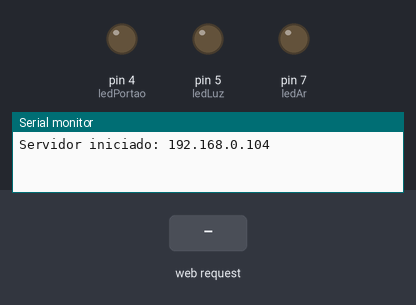
Bench run of a sketch on a simulated Arduino Uno, built with avr-gcc and run on an emulated ATmega328P. On the bench: output pins drawn as LEDs (lit = HIGH), the last lines printed to the serial monitor. The test bench sets the inputs (shaded band).

Above: at 1.2 s.
1.3 s: HTTP request GET /abrePortao received
At 2.4 s:
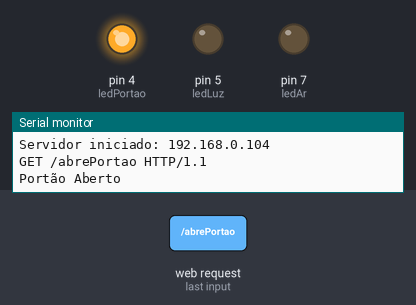
2.8 s: HTTP request GET /ligaLuzes received
At 3.5 s:
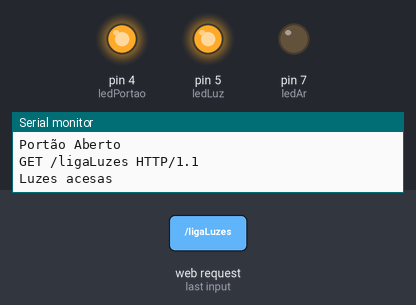
4.3 s: HTTP request GET /fechaPortao received
At 4.7 s:
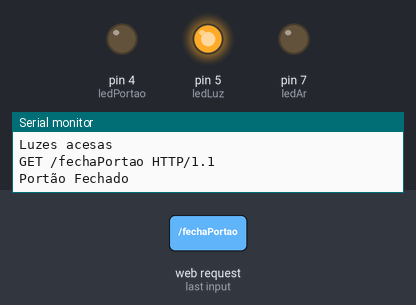
5.8 s: HTTP request GET /ligaAr received
At 7.0 s:
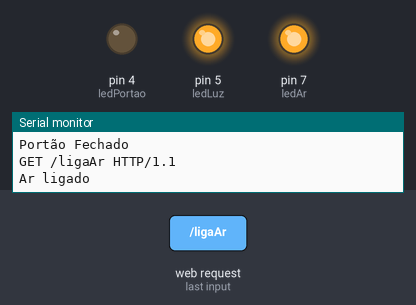
7.3 s: HTTP request GET /desligaLuzes received
At 8.2 s:
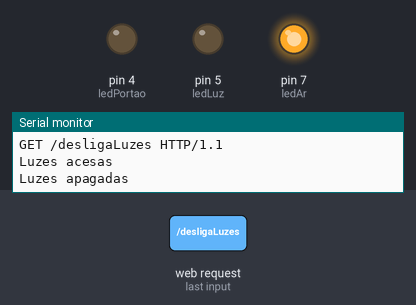
8.8 s: HTTP request GET /abrePortao received
At 9.3 s:
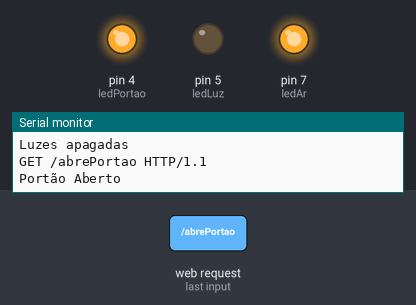
Timing chart, 0 to 11.3 s (numbered marks = the images above; inputs shaded):
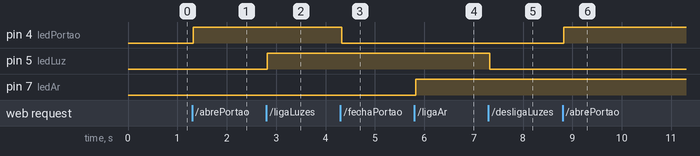

The sketch:

redes2EE.ino
```cpp
//BIBLIOTECAS A SEREM IMPORTADAS PARA UTILIZAÇÃO DO  SHIELD ETHERNET

#include <SPI.h>
#include <Ethernet.h>

int ledPortao = 4;
int ledLuz = 5;
int ledAr = 7;

//REDE ROTEADOR TPLINK
byte mac[] = { 0xDE, 0xAD, 0xBE, 0xEF, 0xFE, 0xED };   //endereço do mac
byte ip[] = { 192, 168, 0, 104};                      // indereço de ip armazenado em um array [ESSE ENDEREÇO É O QUE VAI SER USADO PARA ACESSAR A APLICAÇÃO WEB NO BROWSER]
byte gateway[] = { 192, 168, 0, 1};                   // gatway padrão
byte subrede[] = { 255, 255, 255, 0 };                  //mascara de subrede
EthernetServer server(80);                             //Porta a ser usada

//cria uma string onde vai ser armazenado [no nosso caso, a entrada do cliente, ou seja, os botoes do codigo html]
String readString;

void setup() {
 //Abre a comunicação serial
  Serial.begin(9600);
   while (!Serial) {
    ; // Espera por uma coneção
  }

  // seta o pino 4, 5, 6 como saida de 5v para o led
  pinMode(ledPortao, OUTPUT);
  pinMode(ledLuz, OUTPUT);
  pinMode(ledAr, OUTPUT);

  // Começa a conexão Ethernet / servidor
  Ethernet.begin(mac, ip, gateway, subrede);
  server.begin();
  Serial.print("Servidor iniciado: ");

  // printa o endereço de IP apenas como uma forma de verificação
  Serial.println(Ethernet.localIP());
}


void loop() {

  // Cria uma conexão com o cliente
    EthernetClient cliente = server.available();
  if (cliente) {
    while (cliente.connected()) {
      if (cliente.available()) {
        char c = cliente.read();

        //Lê char por char - HTTP request
        if (readString.length() < 100) {
          //Armazena os character em uma String
          readString += c;
          //Serial.print(c);
         }


         if (c == '\n') {
           Serial.println(readString); //print para debuging

           cliente.println("HTTP/1.1 200 OK");
           cliente.println("Content-Type: text/html");
           cliente.println();

           //INICIO DO CÓDIGO HTML

           cliente.println("<HTML>");
           cliente.println("<HEAD>");
           cliente.println("<meta name='apple-mobile-web-app-capable' content='yes' />");
           cliente.println("<meta name='apple-mobile-web-app-status-bar-style' content='black-translucent' />");
           //cliente.println("<link rel='stylesheet' type='text/css' href='http://randomnerdtutorials.com/ethernetcss.css' />");
           cliente.println("<TITLE>PROJETO REDES 2EE</TITLE>");
           cliente.println("<meta charset=\"utf-8\">");
           cliente.println("</HEAD>");
           cliente.println("<BODY>");
           cliente.println("<H1>PROJETO 2EE - REDES E COMPUTADORES</H1>");
           cliente.println("<hr />");
           cliente.println("<br />");
           cliente.println("<H2>CRIANDO SERVERWEB USANDO ARDUINO E SHILD ETHERNET</H2>");


           cliente.println("<br />");
           cliente.println("<h1>DISPOSITIVOS DISPONÍVEIS</h1>");


           //INICIO DO CÓDIGO CSS - pagina !

           cliente.println("<style type=\"text/css\">");

           cliente.println(" body{");
           cliente.println("margin:60px 0px; padding:0px;");
           cliente.println("text-align:center;");
           cliente.println("}");
           cliente.println("h1");
           cliente.println("{");
           cliente.println("text-align: center;");
           cliente.println("font-family:Arial, \"Trebuchet MS\", Helvetica, sans-serif;");
           cliente.println("}");
           cliente.println("h2");
           cliente.println("{");
           cliente.println("text-align: center;");
           cliente.println("font-family:Arial, \"Trebuchet MS\", Helvetica, sans-serif;");
           cliente.println("}");
           cliente.println("a");
           cliente.println("{");
           cliente.println("text-decoration:none;");
           cliente.println("width:75px;");
           cliente.println("height:50px;");
           cliente.println("border-color:black;");
           cliente.println("border-top:2px solid;");
           cliente.println("border-bottom:2px solid;");
           cliente.println("border-right:2px solid;");
           cliente.println("border-left:2px solid;");
           cliente.println("border-radius:10px 10px 10px;");
           cliente.println("-o-border-radius:10px 10px 10px;");
           cliente.println("-webkit-border-radius:10px 10px 10px;");
           cliente.println("font-family:\"Trebuchet MS\",Arial, Helvetica, sans-serif;");
           cliente.println("-moz-border-radius:10px 10px 10px;");
           cliente.println("background-color:#293F5E;");
           cliente.println("padding:8px;");
           cliente.println("text-align:center;");
           cliente.println("}");
           cliente.println("a:link {color:white;}      /* unvisited link */");
           cliente.println("a:visited {color:white;}  /* visited link */");
           cliente.println("a:hover {color:white;}  /* mouse over link */");
           cliente.println("a:active {color:white;}  /* selected link */");

           //final do css relacionado aos botões
           cliente.println("body {");
           cliente.println("font-family: 'Open Sans', sans-serif;");
           cliente.println("font-weight: 300;");
           cliente.println("line-height: 1.42em;");
           cliente.println("color:#A7A1AE;");
           cliente.println("background-color:#1F2739;");
           cliente.println("}");

           cliente.println("h1 {");
           cliente.println("font-size:3em; ");
           cliente.println("font-weight: 300;");
           cliente.println("line-height:1em;");
           cliente.println("text-align: center;");
           cliente.println("color: #4DC3FA;");
           cliente.println("}");

           cliente.println("h2{");
           cliente.println("font-size:1em; ");
           cliente.println("font-weight: 300;");
           cliente.println("text-align: center;");
           cliente.println("display: block;");
           cliente.println("line-height:1em;");
           cliente.println("padding-bottom: 2em;");
           cliente.println("color: #FB667A;");
           cliente.println("}");
           cliente.println("h2 a {");
           cliente.println("font-weight: 700;");
           cliente.println("text-transform: uppercase;");
           cliente.println("color: #FB667A;");
           cliente.println("text-decoration: none;");
           cliente.println("}");
           cliente.println(".blue { color: #185875; }");
           cliente.println(".yellow { color: #FFF842; }");
           cliente.println(".container th h1 {");
           cliente.println("font-weight: bold;");
           cliente.println("font-size: 1em;");
           cliente.println("text-align: left;");
           cliente.println("color: #185875;");
           cliente.println("}");

           cliente.println(".container td {");
           cliente.println("font-weight: normal;");
           cliente.println("font-size: 1em;");
           cliente.println("-webkit-box-shadow: 0 2px 2px -2px #0E1119;");
           cliente.println("-moz-box-shadow: 0 2px 2px -2px #0E1119;");
           cliente.println("box-shadow: 0 2px 2px -2px #0E1119;");
           cliente.println("}");
           cliente.println(".container {");
           cliente.println("text-align: left;");
           cliente.println("overflow: hidden;");
           cliente.println("width: 80%;");
           cliente.println("margin: 0 auto;");
           cliente.println("display: table;");
           cliente.println("padding: 0 0 8em 0;");
           cliente.println("}");
           cliente.println(".container td, .container th {");
           cliente.println("padding-bottom: 2%;");
           cliente.println("padding-top: 2%;");
           cliente.println("padding-left:2%;  ");
           cliente.println("}");
           cliente.println("/* Background-color of the odd rows */");
           cliente.println(".container tr:nth-child(odd) {");
           cliente.println("background-color: #323C50;");
           cliente.println("}");

           cliente.println(" .container tr:nth-child(even) {");
           cliente.println("background-color: #2C3446;");
           cliente.println("}");
           cliente.println(".container th {");
           cliente.println("background-color: #1F2739;");
           cliente.println("}");

           cliente.println(".container td:first-child { color: #FB667A; }");

           cliente.println(".container tr:hover {");
           cliente.println("background-color: #464A52;");
           cliente.println("-webkit-box-shadow: 0 6px 6px -6px #0E1119;");
           cliente.println("-moz-box-shadow: 0 6px 6px -6px #0E1119;");
           cliente.println("box-shadow: 0 6px 6px -6px #0E1119;");
           cliente.println("}");
           cliente.println(".container td:hover {");
           cliente.println("background-color: #FFF842;");
           cliente.println("color: #403E10;");
           cliente.println("font-weight: bold;");

           cliente.println("box-shadow: #7F7C21 -1px 1px, #7F7C21 -2px 2px, #7F7C21 -3px 3px, #7F7C21 -4px 4px, #7F7C21 -5px 5px, #7F7C21 -6px 6px;");
           cliente.println("transform: translate3d(6px, -6px, 0);");
           cliente.println("transition-delay: 0s;");
           cliente.println("transition-duration: 0.4s;");
           cliente.println("transition-property: all;");
           cliente.println("transition-timing-function: line;");
           cliente.println("}");
           cliente.println("@media (max-width: 800px) {");
           cliente.println(".container td:nth-child(4),");
           cliente.println(".container th:nth-child(4) { display: none; }");
           cliente.println("}");

           cliente.println("</style>");

           cliente.println("<table class=\"container\">");
           cliente.println("<thead>");
           cliente.println("<tr>");
           cliente.println("<th><h1>Dispositivos Conectados</h1></th>");
           cliente.println("<th><h1>Quantidade</h1></th>");
           cliente.println("<th><h1>Disponibilidade</h1></th>");
           cliente.println("<th><h1></h1></th>");
           cliente.println("</tr>");
           cliente.println("</thead>");
           cliente.println("<tbody>");
           cliente.println("<tr>");
           cliente.println("<td>Portão Garagem</td>");
           cliente.println("<td>1</td>");
           cliente.println("<td>OK</td>");
           cliente.println("</tr>");
           cliente.println("<tr>");
           cliente.println("<td>Luzes da casa</td>");
           cliente.println("<td>4</td>");
           cliente.println("<td>OK</td>");
           cliente.println("</tr>");
           cliente.println("<tr>");
           cliente.println("<td>Ar condicionado</td>");
           cliente.println("<td>2</td>");
           cliente.println("<td>OK</td>");
           cliente.println("</tr>");
           cliente.println("</tbody>");
           cliente.println("</table>");

           //FIM DO CSS!

           cliente.println("<h1>PAINEL DE CONTROLE</h1>");
           //Botões exemplo - led 4
           cliente.println("<a href=\"/abrePortao\"\">Abrir Portão</a>");
           cliente.println("<a href=\"/fechaPortao\"\">Fechar Portão</a><br />");
           cliente.println("<br />");
           cliente.println("<br />");
           cliente.println("<br />");

           // led 5
           cliente.println("<a href=\"/ligaAr\"\">Ligar Ar</a>");
           cliente.println("<a href=\"/desligaAr\"\">Desligar Ar</a><br />");
           cliente.println("<br />");
           cliente.println("<br />");
           cliente.println("<br />");

           //led 6
           cliente.println("<a href=\"/ligaLuzes\"\">Ligar Luzes</a>");
           cliente.println("<a href=\"/desligaLuzes\"\">Desligar Luzes</a><br />");
           cliente.println("<br />");
           cliente.println("<br />");
           cliente.println("<br />");

           //membros da equipe!!!!!
           cliente.println("<H2>criado e desenvolido por Arthur Pedro | Breno Medeiros | Heitor Lima | Kalécio Pereira</H2>");

           cliente.println("</BODY>");
           cliente.println("</HTML>");

           //FIM DO HTML!

           delay(1);
           //stopping cliente
           cliente.stop();
           //controls the Arduino if you press the buttons

           //Portão
                //se o endereço passaso for igual a "ip/abreportao/" executará esse trecho
           if (readString.indexOf("abrePortao") >0){
               digitalWrite(ledPortao, HIGH);
               Serial.println("Portão Aberto");
           }
           if (readString.indexOf("fechaPortao") >0){
               digitalWrite(ledPortao, LOW);
               Serial.println("Portão Fechado");
           }

           //Luz

            if (readString.indexOf("ligaLuzes") >0){
               digitalWrite(ledLuz, HIGH);
               Serial.println("Luzes acesas");
           }
           if (readString.indexOf("desligaLuzes") >0){
               digitalWrite(ledLuz, LOW);
               Serial.println("Luzes apagadas");
           }


            //Ar

            if (readString.indexOf("ligaAr") >0){
               digitalWrite(ledAr, HIGH);
               Serial.println("Ar ligado");
           }
           if (readString.indexOf("desligaAr") >0){
               digitalWrite(ledAr, LOW);
               Serial.println("Ar desligado");
           }

            //Limpa a string para a proxima leitura
            readString="";

            //FIM!! ?

         }
       }
    }
}
}
```

Measured:
- after the input at 1.3 s, pin 4 (ledPortao): LOW → HIGH at once
- after the input at 2.8 s, pin 5 (ledLuz): LOW → HIGH at once
- after the input at 4.3 s, pin 4 (ledPortao): HIGH → LOW at once
- after the input at 5.8 s, pin 7 (ledAr): LOW → HIGH at once
- after the input at 7.3 s, pin 5 (ledLuz): HIGH → LOW at once
- after the input at 8.8 s, pin 4 (ledPortao): LOW → HIGH at once
